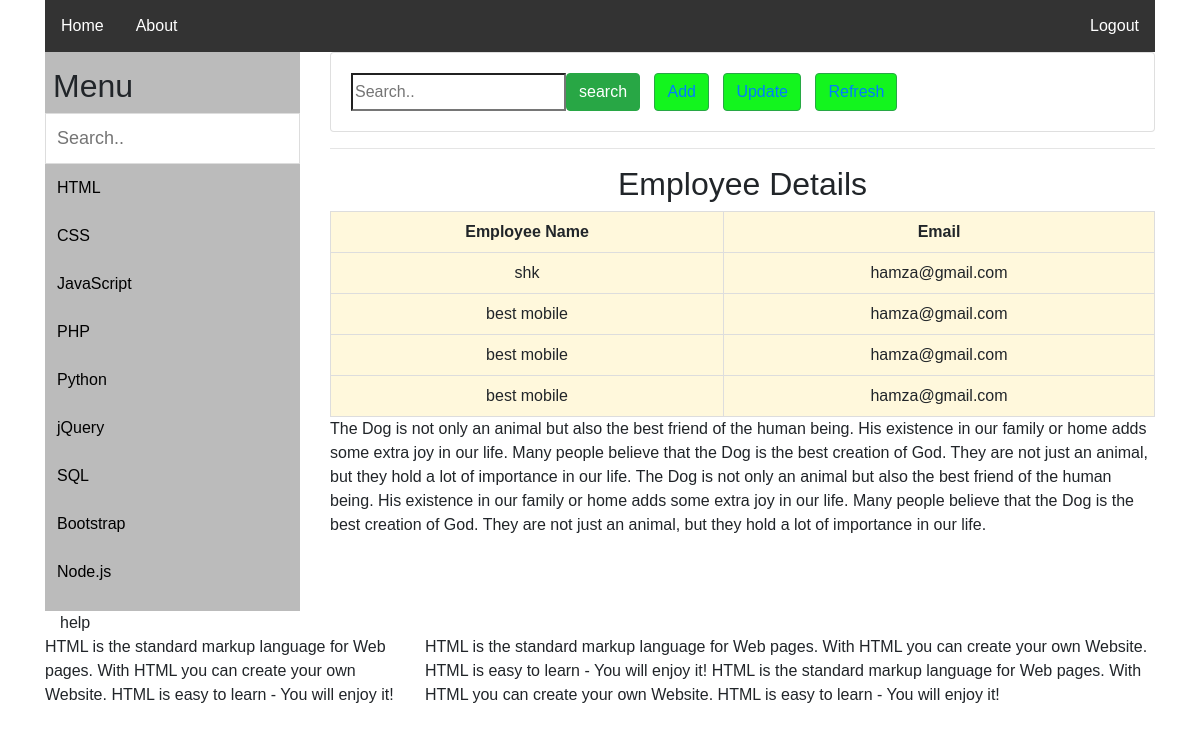
The app's page /home/ (signed in) with its own data.
### app1/models.py (models this page shows)
class contactEnquiry(models.Model):
    name=models.CharField(max_length=50)
    email=models.CharField(max_length=50)
    password=models.CharField(max_length=50)

### app1/views.py (the view)
# urls.py: path('home/',views.HomePage,name='home'),
@login_required(login_url='login')
def HomePage(request):
    contactdata=contactEnquiry.objects.all()
    filters=OrderFilters(request.GET,queryset=contactdata)
    data={'contactdata':contactdata,'filters':filters}
    return render (request,'home.html',data)

### template/home.html (shortened to what this page needs)
<!doctype html>
<html lang="en">
  <head>
    <link rel="stylesheet" href="https://cdn.jsdelivr.net/npm/bootstrap@4.3.1/dist/css/bootstrap.min.css">
    <link rel="stylesheet" href="https://cdn.jsdelivr.net/npm/bootstrap@4.3.1/dist/css/bootstrap.min.css">
  </head>
  <body>
<div class="container">
  <div class="row">
    <div class="col-md-12">
      <ul id="head">
        <li><a href="{% url 'home' %}">Home</a></li>
        <li><a href="#">About</a></li>
        <li style="float: right;"><a href="{% url 'logout' %}">Logout</a></li>
      </ul>
    </div>
  </div>
  <div class="row">
    <div class="col-md-3">
      <div class="left" style="background-color:#bbb;">
        <h2>Menu</h2>
        <input type="text" id="mySearch" onkeyup="myFunction()" placeholder="Search.." title="Type in a category">
        <ul id="myMenu">
          <li><a href="#">HTML</a></li>
          <li><a href="#">CSS</a></li>
          <li><a href="#">JavaScript</a></li>
          <li><a href="#">PHP</a></li>
          <li><a href="#">Python</a></li>
          <li><a href="#">jQuery</a></li>
          <li><a href="#">SQL</a></li>
          <li><a href="#">Bootstrap</a></li>
          <li><a href="#">Node.js</a></li>
        </ul>
    </div>
    </div>
    <div class="col-md-9">
     <div class="row">
      <div class="col">
        <div class="card card-body">
          <form method="get" action="{%url 'search'%}" class="d-flex">
           <input type="search" name="query"placeholder="Search..">
           <div>
            <button type="submit" class="btn btn-success" name="">search</button>
            <button type="submit" class="btn btn-success" style="background-color: rgb(19, 245, 30);margin-left: 10px; "><a href="{% url 'contacts' %}">Add</a></button>
            <button type="submit" class="btn btn-success" style="background-color: rgb(19, 245, 30);margin-left: 10px;"><a href="{% url 'update' %}">Update</a></button>
            <button type="submit" class="btn btn-success" style="background-color: rgb(19, 245, 30);margin-left: 10px;"><a href="{% url 'home' %}">Refresh</a></button>
           </div>
          </form>
        </div>
      </div>
     </div>
      <hr>
      <h2 style="text-align: center;">Employee Details</h2>
    <div style="overflow-x: auto;">
      <table>
        <tr>
          <th>Employee Name</th>
          <th>Email</th>
        </tr>
        {%for n in filters.qs%}
        <tr>
          <td>{{n.name}}</td>
          <td>{{n.email}}</td>
        </tr>
        {%endfor%}
      </table>
    </div>
      <p>The Dog is not only an animal but also the best friend of the human being.
         His existence in our family or home adds some extra joy in our life.
         Many people believe that the Dog is the best creation of God.
        They are not just an animal, but they hold a lot of importance in our life.
        The Dog is not only an animal but also the best friend of the human being.
        His existence in our family or home adds some extra joy in our life.
        Many people believe that the Dog is the best creation of God.
         They are not just an animal,
         but they hold a lot of importance in our life.
      </p>
    </div>
   </div>
  <div class="row">
    <div class="col-md-3">
   <div class="col-md-8">
   help
   </div>
    </div>
  </div>
  <div class="row">
    <div class="col-sm-4 col-md-4">
      HTML is the standard markup language for Web pages.
      With HTML you can create your own Website.
      HTML is easy to learn - You will enjoy it!
    </div>
    <div class="col-sm-8">
      HTML is the standard markup language for Web pages.
      With HTML you can create your own Website.
      HTML is easy to learn - You will enjoy it!
      HTML is the standard markup language for Web pages.
      With HTML you can create your own Website.
      HTML is easy to learn - You will enjoy it!
    </div>
  </div>
</div>
  </body>
</html>

### template/home.html (style rules this page uses)
body { font-family: Arial, Helvetica, sans-serif; }
* { box-sizing: border-box; }
.row { display: flex; }
.left { flex: 35%; padding: 15px 0; }
.left h2 { padding-left: 8px; }
#mySearch { width: 100%; font-size: 18px; padding: 11px; border: 1px solid #ddd; }
#myMenu { list-style-type: none; padding: 0; margin: 0; }
#myMenu li a { padding: 12px; text-decoration: none; color: black; display: block }
#head { list-style-type: none; margin: 0; padding: 0; overflow: hidden; background-color: #333; }
#head li { float: left; }
#head li a { display: block; color: white; text-align: center; padding: 14px 16px; text-decoration: none; }
table { font-family: arial, sans-serif; border-collapse: collapse; width: 100%; }
td, th { border: 1px solid #dddddd; text-align: center; padding: 8px; background-color:cornsilk; }
tr:nth-child(even) { background-color: #dddddd; }

### records on screen
contactEnquiry: name "shk", email "hamza@gmail.com"
contactEnquiry: name "best mobile", email "hamza@gmail.com"
contactEnquiry: name "best mobile", email "hamza@gmail.com"
contactEnquiry: name "best mobile", email "hamza@gmail.com"
